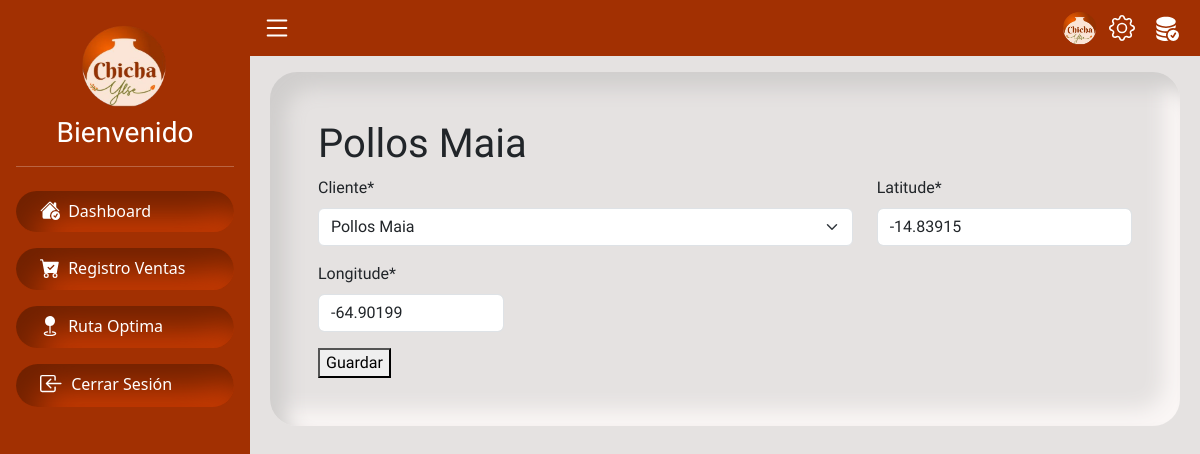
The app's page /locations/1/edit/ with its own data.
### servicio/models.py (models this page shows)
class Location(models.Model):
    cliente = models.ForeignKey(Cliente, on_delete=models.SET_NULL, null=True, related_name='locacion')
    latitude = models.FloatField()
    longitude = models.FloatField()
    ruta = models.ForeignKey(DivisionEmpleado, on_delete=models.SET_NULL, null=True, blank=True, related_name='locations')
    def __str__(self):
        return self.cliente.negocio

class Cliente(models.Model):
    usuario = models.OneToOneField(User, on_delete=models.CASCADE, related_name='cliente')
    negocio = models.CharField(max_length=100)
    contacto = models.CharField(max_length=15)
    imagen = models.ImageField(upload_to='clientes/', blank=True, null=True)
    def __str__(self):
        return self.negocio

### servicio/views.py (the view)
# urls.py: path('locations/<int:pk>/edit/', views.LocationUpdateView.as_view(), name='location_edit'),
class LocationUpdateView(UpdateView):
    model = Location
    form_class = LocationForm
    template_name = 'funciones/location_form.html'
    success_url = reverse_lazy('combined_list')

### servicio/forms.py
class LocationForm(forms.ModelForm):
    class Meta:
        model = Location
        fields = ['cliente', 'latitude', 'longitude','ruta']

### servicio/templates/funciones/location_form.html (shortened to what this page needs)
{% extends 'base.html' %}
{% load crispy_forms_tags %}
{% block content %}
<br>
<div class="text container-fluid p-5 cont-pange">
    <h1>{{ object|default:"Crear Locación de Negocio" }}</h1>
    <form method="post">
        <div class="row">
            <div class="col-md-8">
                {{ form.cliente|as_crispy_field }}
            </div>
            <div class="col-md-4">
                {{ form.latitude|as_crispy_field }}
            </div>
            <div class="col-md-3">
                {{ form.longitude|as_crispy_field }}
            </div>
        </div>
        <button type="submit">Guardar</button>
    </form>
</div>
{% endblock %}

### servicio/static/css/style.css (style rules this page uses)
.text { font-family: "Acme", cursive; font-weight: 400; font-style: normal; }
.cont-pange { border-radius: 27px; background: #e5e2e1; box-shadow: inset 16px 16px 20px #d0cecd, inset -16px -16px 20px #faf6f5; }
body { display: flex; min-height: 100vh; flex-direction: column; background: #e5e2e1; }

### records on screen
Location: cliente.negocio "Pollos Maia", cliente "Pollos Maia", latitude "-14.83915", longitude "-64.90199"
